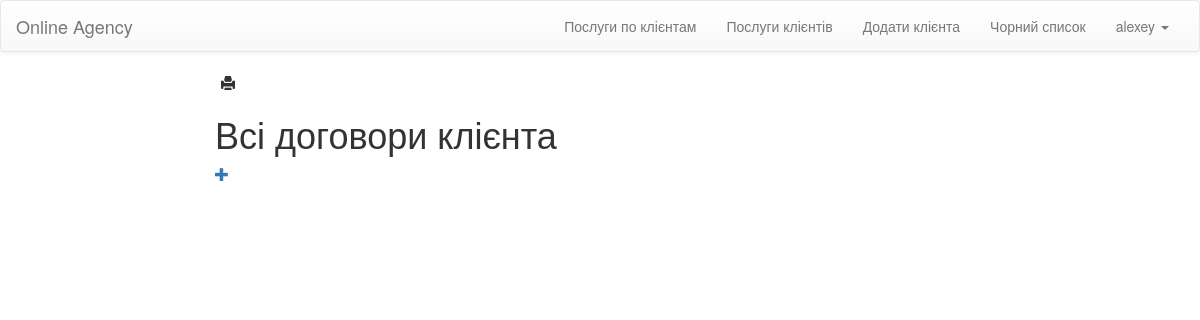
The app's page /contracts/list/1/ (signed in), older data.
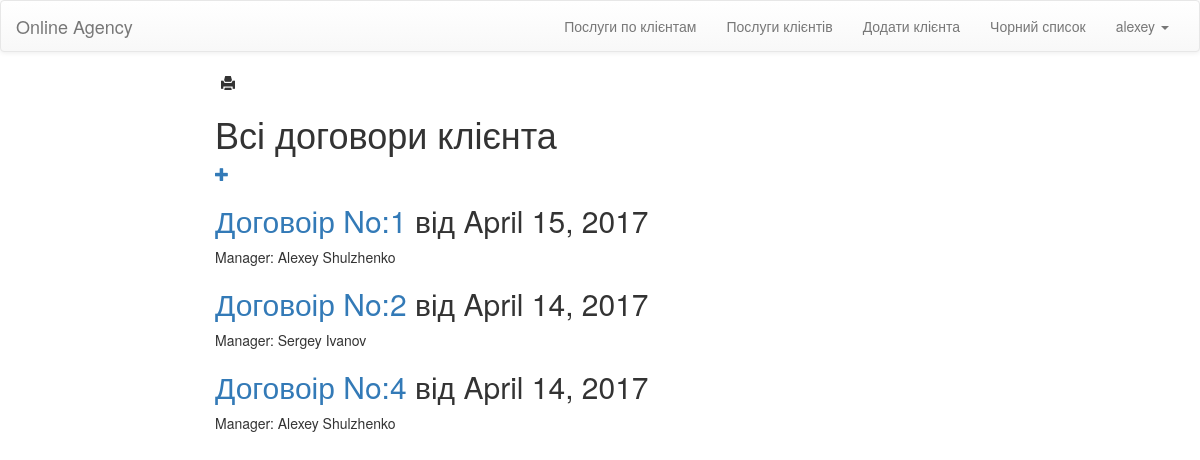
The same page, newer data.
### OnlineAgecy/models.py (models this page shows, shortened)
class Contract(models.Model):
    id = models.AutoField(primary_key=True)
    Date = models.DateField(max_length=100)
    Start_date = models.DateField( max_length=100)
    End_date = models.DateField(max_length=100)
    Manager_id = models.ForeignKey(Manager)
    Brief_id = models.ForeignKey(Brief)
    Client_id = models.ForeignKey(Client)
    Services = models.ManyToManyField(Service)

class Manager(models.Model):
    id = models.AutoField(primary_key=True)
    Name = models.CharField(max_length=40)
    Birthday_date = models.DateField(max_length=100)
    Position = models.CharField(max_length=40, default='Intern')
    def __str__(self):
        return self.Name

### OnlineAgecy/views.py (the view)
# urls.py: url(r'^contracts/list/(?P<id>\d+)/$', views.all_clients_contracts, name='all_clients_contracts'),
@login_required(login_url="login/")
def all_clients_contracts(request, id):
	items = Contract.objects.raw('SELECT * FROM OnlineAgecy_contract WHERE Client_id_id =' + id)
	return render(request, "clients/allUserContracts.html", {'items': items})

### templates/clients/allUserContracts.html (shortened to what this page needs)
{% extends 'layouts/base.html' %}
{% block content %}
    <div class="col-lg-8 col-lg-offset-2 col-md-8 col-md-offset-2">
        <span>
            <button onclick="myFunction()" class="print">
                <span class="glyphicon glyphicon glyphicon-print"></span>
            </button>
        </span>
        <h1> Всі договори клієнта </h1><a href="{% url 'contract_new' %}" class="top-menu"><span class="glyphicon glyphicon-plus"></span></a>
        {% for item in items %}
            <h2><a href="{%  url 'contract_detail' item.id %}">Договоір No:{{item.id}}</a> від {{ item.Date }}</h2>
            <p>Manager: {{item.Manager_id}}</p>
        {% endfor %}
    </div>
{% endblock %}

### templates/layouts/base.html (shortened to what this page needs)
	{% load staticfiles %}
	<!DOCTYPE html>
	<html>
	<head>
        <link rel="stylesheet" href="{% static 'css/main.css' %}">
	    <link rel="stylesheet" href="//maxcdn.bootstrapcdn.com/bootstrap/3.2.0/css/bootstrap.min.css">
        <link rel="stylesheet" href="//maxcdn.bootstrapcdn.com/bootstrap/3.2.0/css/bootstrap-theme.min.css">
        <link rel="stylesheet" href="https://cdnjs.cloudflare.com/ajax/libs/bootstrap-datetimepicker/4.17.37/css/bootstrap-datetimepicker.min.css" />
    </head>
	<body>
	<nav class="navbar navbar-default">
	  <div class="container-fluid">
	    <div class="navbar-header">
	      <a class="navbar-brand" href="/">Online Agency</a>
	    </div>
	    <div class="collapse navbar-collapse" id="bs-example-navbar-collapse-1">
	      <ul class="nav navbar-nav navbar-right">
              {% for group in user.groups.all %}
                {% if group.name == 'manager' %}
                  <li><a href="{% url 'contracts_services'  %} ">Послуги по клієнтам</a></li>
                  <li><a href="{% url 'clients_services_count'  %} ">Послуги клієнтів</a></li>
                  <li><a href="{% url 'client_new'  %} ">Додати клієнта</a></li>
                  <li><a href="{% url 'fresh_clients' %} ">Чорний список</a></li>
                {% endif %}
              {% endfor %}
	        <li class="dropdown">
	          <a href="#" class="dropdown-toggle" data-toggle="dropdown" role="button" aria-expanded="false">{{ request.user.username }} <span class="caret"></span></a>
	        </li>
	      </ul>
	    </div>
	  </div>
	</nav>
    {% block content %}
    {% endblock %}
	</body>
	</html>

Row changes from the older to the newer data that the page shows:
added Contract: id "1", Date "April 15, 2017", Manager_id "Alexey Shulzhenko"
added Contract: id "2", Date "April 14, 2017", Manager_id "Sergey Ivanov"
added Contract: id "4", Date "April 14, 2017", Manager_id "Alexey Shulzhenko"
